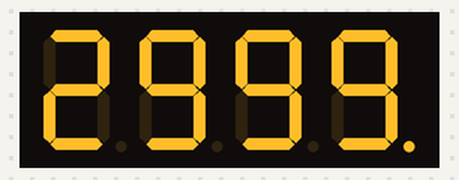
Recording of a sketch running on a simulated Arduino Uno, built with avr-gcc and run on an emulated ATmega328P. Parts: 4-digit seven-segment display.

Above: at 0.1 s.
At 5.1 s:
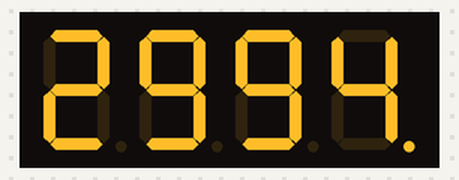
At 9.1 s:
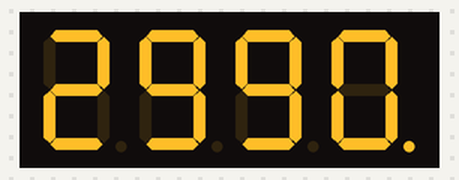
At 20.1 s:
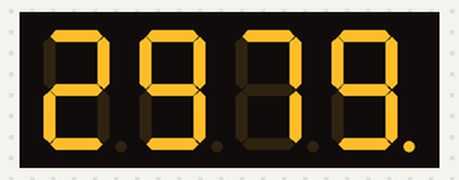
At 29.1 s:
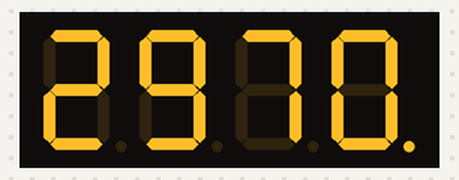
At 39.1 s:
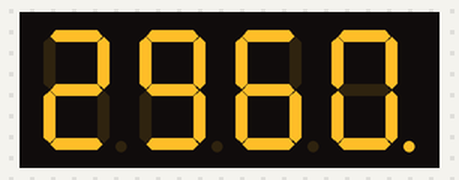

The sketch:

digital_display_test.ino
```cpp
/*arduino:avr:nano:cpu=atmega328old

	Nano using ATmega328P (Old Bootloader)

	-- Dave Skura, 2022

The 4 digit, 7 segment display (5641AS) has 12 pins.  6 on top, 6 on the bottom.
The 4 digit pins require a resistor so they don't burnout the LED


D1,D2,D3,D4
A,B,C,D,E,F,G,DP (decimal point)


TOP
D1	A		F		D2	D3	B
E		D		DP	C		G		D4
BOTTOM


Arduino Uno pins -> display pins
Pin 2	-> B
Pin 3 -> C
Pin 4 -> DP
Pin 5 -> D
Pin 6 -> E
Pin 7 -> G
Pin 8 -> F
Pin 9 -> A
Pin 10 -> D1
Pin 11 -> D2
Pin 12 -> D3
Pin 13 -> D4

*/

#include "SevSeg.h"
SevSeg sevseg;
int idisplay_nbr = 2999;
long last_time = 0;
void setup(){

  byte numDigits = 4;
  byte digitPins[] = {10, 11, 12, 13};
  byte segmentPins[] = {9, 2, 3, 5, 6, 8, 7, 4};

  bool resistorsOnSegments = true;
  bool updateWithDelaysIn = true;
  byte hardwareConfig = COMMON_CATHODE;
  sevseg.begin(hardwareConfig, numDigits, digitPins, segmentPins, resistorsOnSegments);
  sevseg.setBrightness(90);
	last_time = millis();
}

void loop(){
	long current_time = millis();
	int diff = current_time - last_time;

	sevseg.setNumber(idisplay_nbr, 0);
	sevseg.refreshDisplay();

	if (diff > 999) {
		idisplay_nbr = idisplay_nbr - 1;
		last_time = current_time;
	}

}
```

Measured:
- what the display in image 1 shows lasts 1.0 s, from 5.0 s to 6.0 s
